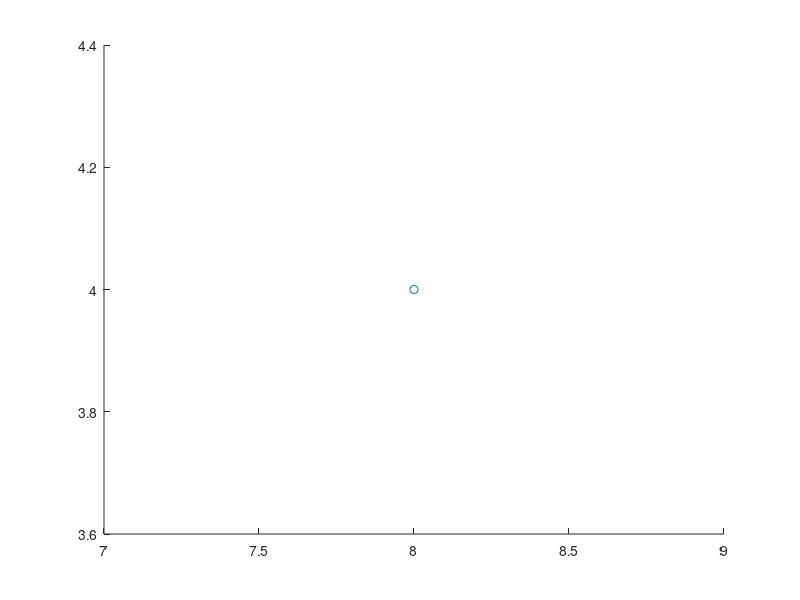

Recreate this plot in MATLAB. (Note: this script raises an error after producing the figure.)
%----------------------------
%Space Wreck Scanning Script
%----------------------------

%Octave Simulation Varriables
t_step = 1;                 %Timestep [s]
t_max = 1;               %TimeMax [s]

%Global Varriables (Constants)
radarRange = 2;             %[SU]
ScanRadiusMin = 4;          %[SU]
ScanRadiusMax = 12;         %[SU]

%Startup Varriables (Specified at Runtime
CentralBodyID = 0;          %Atlas.lua Index
PlanetRadius = 2;           %[SU]
PlanetGravity = 0.5;        %[m/s^2]
PlanetPosition = [0 0 0];   %[m]
ReferencePlane = 0;
StartPosition = [8 4 1];    %[m]
StartVelocity = [0 0 0];    %[m/s^2]

function [x,y,z] = Sphere(radius)
  [x,y,z] = sphere();
  x = x*radius;
  y = y*radius;
  z = z*radius;
endfunction



%Stage - Approach Node
%---------------------------
clf;figure(1);hold all;
scatter3(StartPosition(1),StartPosition(2),StartPosition(3),"green"); %Plot Starting Position
scatter3(Target(1),Target(2),Target(3));                              %Target Node
[xP,yP,zP] = Sphere(PlanetRadius); surf(xP,yP,zP);
[xS,yS,zS] = Sphere(ScanRadiusMin); mesh(xS,yS,zS);hidden off;

Target = [xS yS zS];




%Main Loop
%---------------------------
i = 0;
for t = 0:t_step:t_max

%Stage - Normalize Orbit
%---------------------------

%Stage - Initiate Scan
%---------------------------

%SubStage - Scan Next Layer
%---------------------------

%Stage - Shutdown (What to do here?)
%---------------------------




%Orbit Varriables
e = 0;  %Eccentricity
i = 0;  %Inclination
%periapsis
%apoapsis
%apocenter
%meanAnomaly
%TrueAnomaly


%Construct Parameters
r = [0 0 0]; %Position Vector
v = [0 0 0]; %Velocity Vector
a = [0 0 0]; %Acceleration
O = [0 0 0]; %Orrientation


%Status
ScanPercent = 0;

%Progress Plot
%plot(0,0);


end









%Animated 3D Plot
%----------------------------
##[xP,yP,zP] = Sphere(PlanetRadius);hold on;
##[xS,yS,zS] = Sphere(ScanRadius);
##
##surf(xP,yP,zP);
##mesh(xS,yS,zS);



























